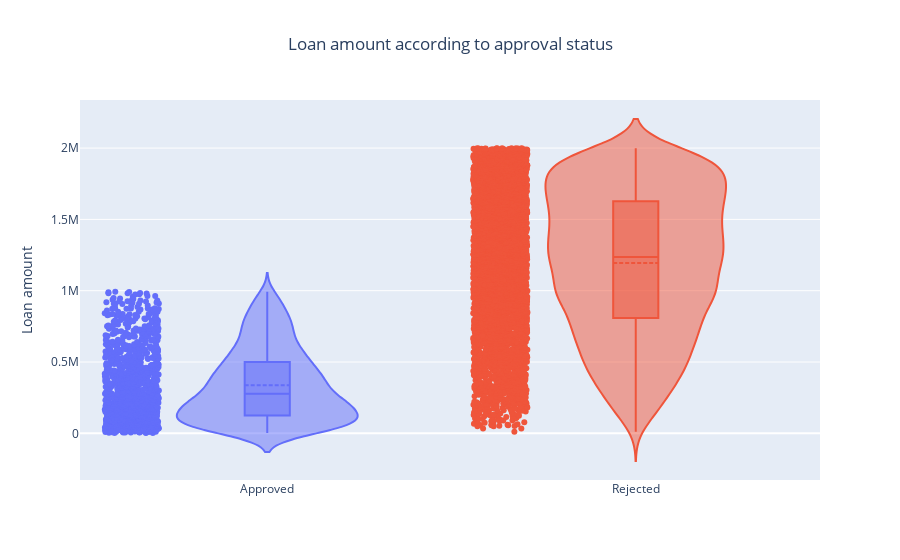

Notebook code cell kept with this figure:
### Markdown cell above
### 4.5 - Apply Violins to compare distributions between accepted and rejected applications

### Code cell
subplot_titles = ['Approved', 'Rejected']
select_decision_approval_status = [select_approved_decision, select_rejected_decision]
get_decision_value = [get_decision_amount, get_decision_amount]
fig = go.Figure()
for idx, approval in enumerate(select_decision_approval_status):
    fig.add_trace(go.Violin(y=datasink.query(approval)[get_decision_amount],
                            name=subplot_titles[idx],
                            box_visible=True,
                            meanline_visible=True,
                            points='all'
                            ))

fig.update_yaxes(title_text='Loan amount')

fig.update_layout(
    barmode='stack', 
    showlegend=False,
    title={'text': f"Loan amount according to approval status",
          'x':0.5,
          'xanchor': 'center'
    })

fig.show()

### Figure 1 — Plotly figure (JSON) as saved in the notebook; plotly's stock layout.template omitted (floating-point values rounded to 4 significant figures; data arrays with more than 128 entries replaced by an {"elided": "..."} marker saying what was removed)
{"data": [{"box": {"visible": true}, "meanline": {"visible": true}, "name": "Approved", "points": "all", "type": "violin", "y": {"elided": "1087 int values"}}, {"box": {"visible": true}, "meanline": {"visible": true}, "name": "Rejected", "points": "all", "type": "violin", "y": {"elided": "3913 int values"}}], "layout": {"autosize": true, "barmode": "stack", "showlegend": false, "title": {"text": "Loan amount according to approval status", "x": 0.5, "xanchor": "center"}, "xaxis": {"autorange": true, "range": [-0.5083, 1.5], "type": "category"}, "yaxis": {"autorange": true, "range": [-327200.0, 2337000.0], "title": {"text": "Loan amount"}, "type": "linear"}}}
